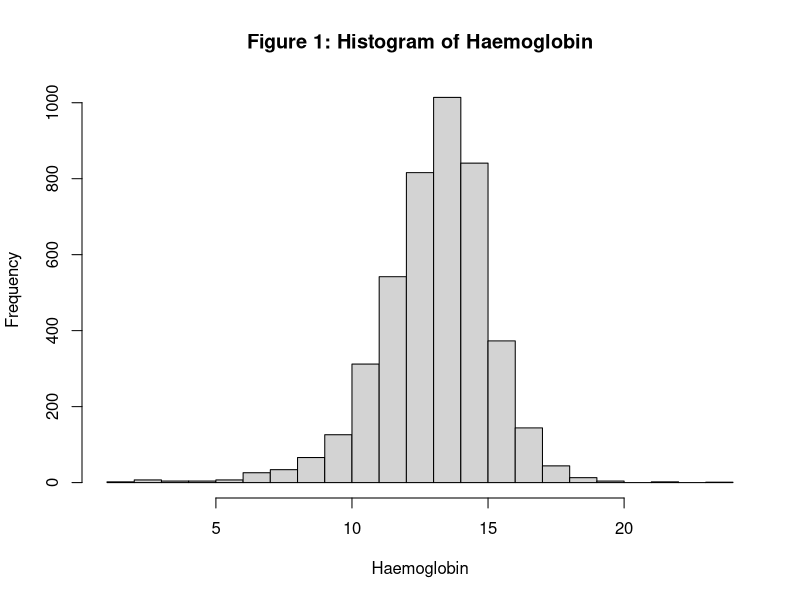
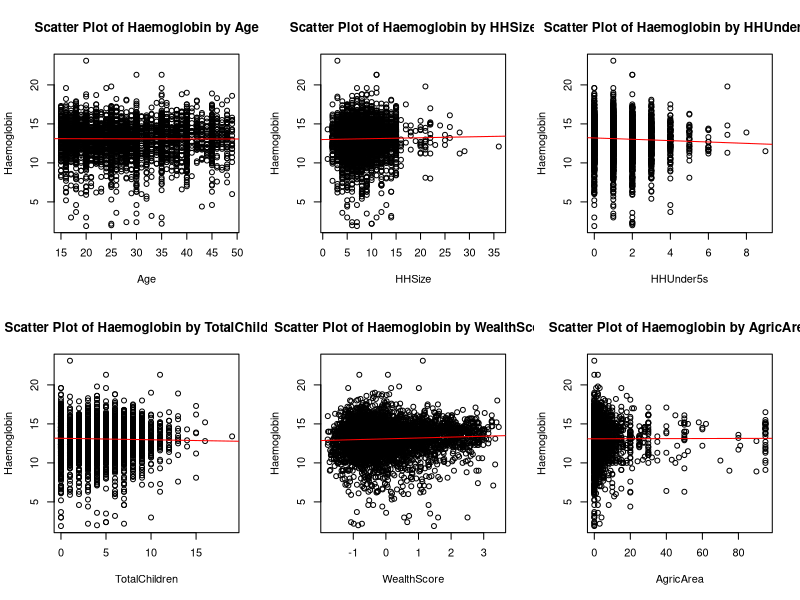
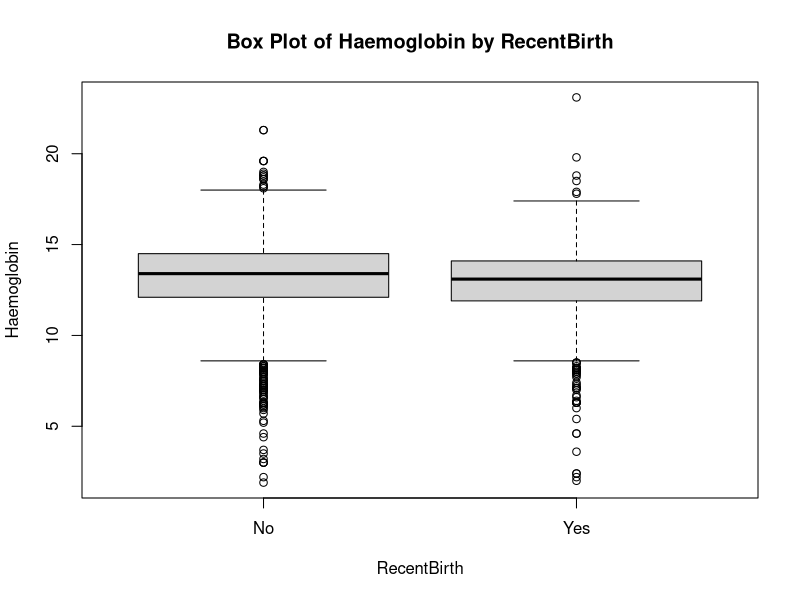
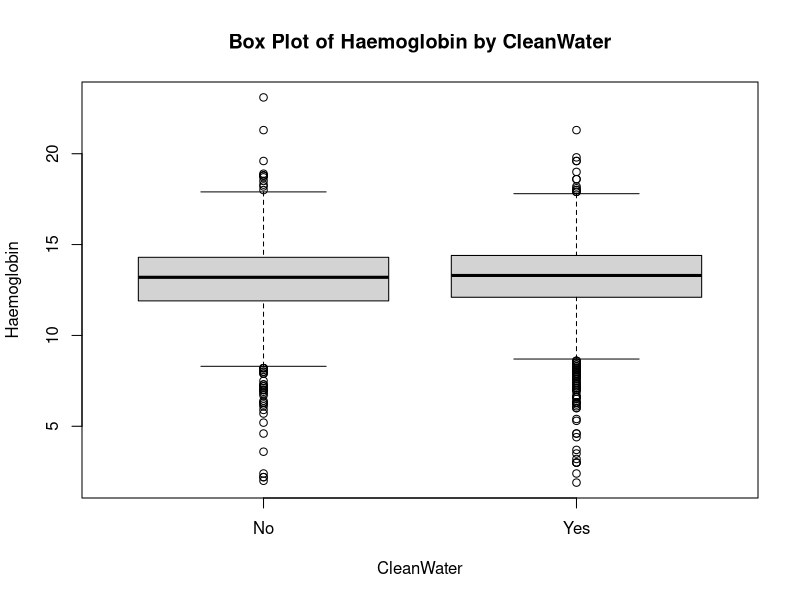
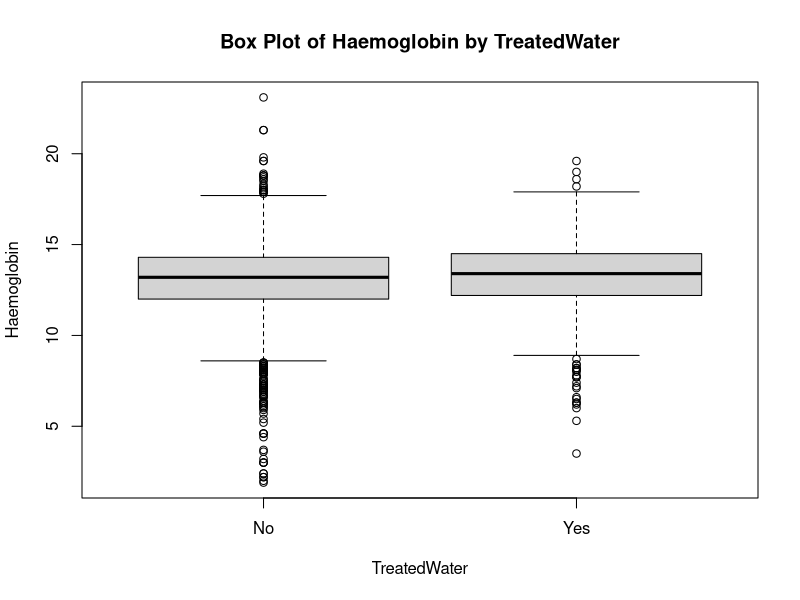
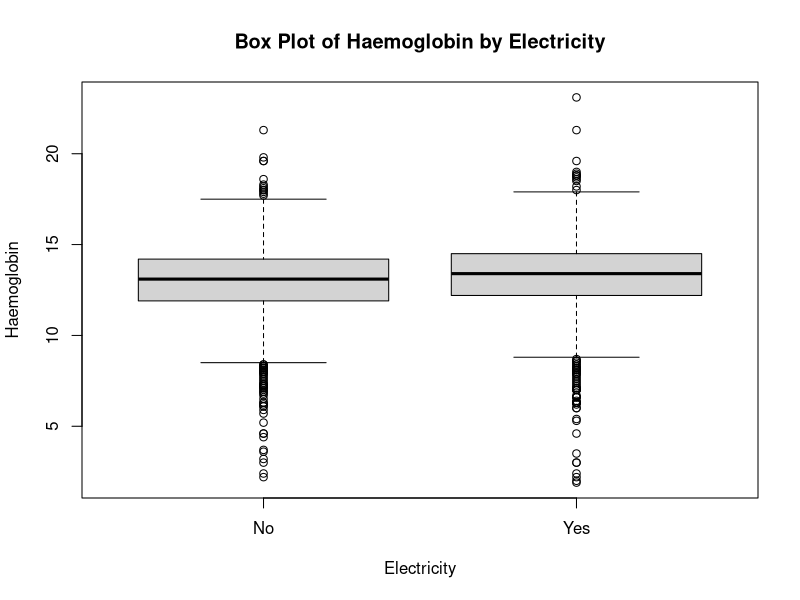
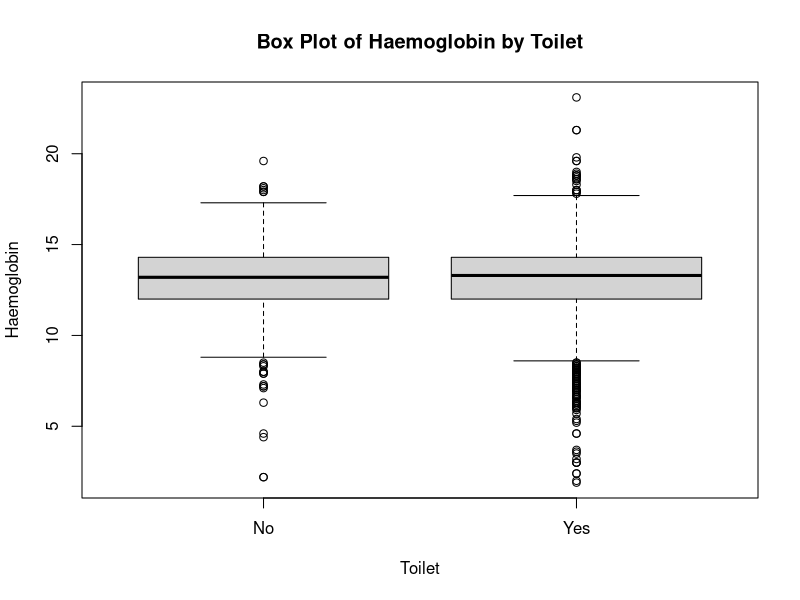
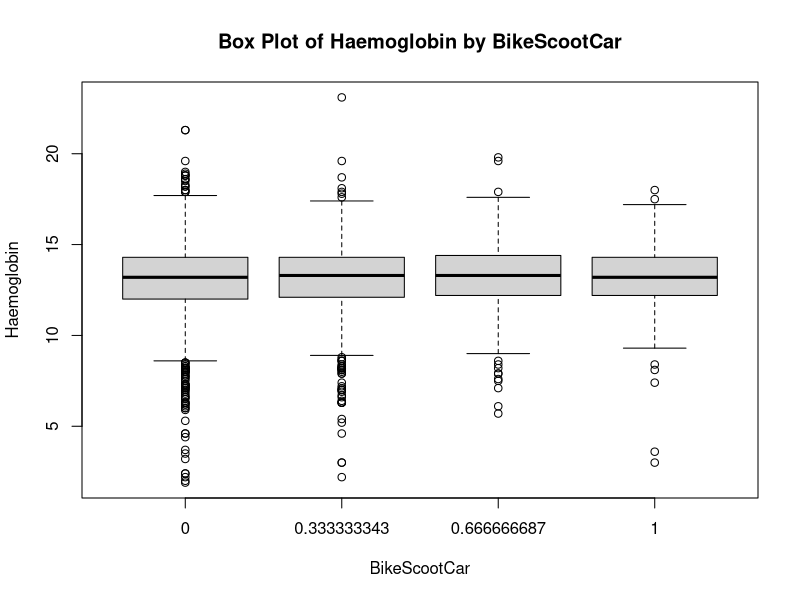

R code for these plots, in order:
##########################################################################
#     Exploratory Data Analysis     
##########################################################################

# Load the ggplot2 library for data visualization
library(ggplot2)

# Input the data from the AnemiaData.csv file
anemia_data <- read.csv("AnemiaData.csv")

# Separate the data into training data (with non-missing Haemoglobin values) 
# and testing data (with missing Haemoglobin values)
train <- anemia_data[anemia_data$Haemoglobin != -1, ]
test <- anemia_data[anemia_data$Haemoglobin == -1, ]

# Display the first few rows of the anemia_data dataframe
head(anemia_data)

###USED IN REPORT###
## distribution of Haemoglobin which make us choose linear regression
hist(train$Haemoglobin,
     main = "Figure 1: Histogram of Haemoglobin",
     xlab = "Haemoglobin",
     ylab = "Frequency",
     breaks = 30)
dev.copy(png,"Haemoglobin_distribution.png",width=8*72,height=6*72)
dev.off()


continuous_variables <- c("Age", "HHSize", "HHUnder5s", 
                          "TotalChildren", "WealthScore", "AgricArea")
discrete_variables <- c("RecentBirth", "CleanWater", "TreatedWater", 
                           "Electricity", "Toilet", "BikeScootCar", "AnimCart",
                           "AgricLandOwn", "Cows", "Horses", "Goats", "Sheep", 
                           "Chickens", "Rural", "Province","Pregnant", "Education",
                           "Region", "Ethnicity")


# Continuous variables plot
par(mfrow = c(2, 3))  # Set up the layout for plots: 2 rows, 3 columns

# Function to plot continuous variables 
plot_continuous <- function(variable_name){
  # Extract columns
  x <- train[[variable_name]]
  y <- train$Haemoglobin
  # Plot the scatter plot
  plot(x, y, main = paste("Scatter Plot of Haemoglobin by", variable_name),
       xlab = variable_name, ylab = "Haemoglobin")
  # Add linear fit
  abline(lm(y ~ x), col = "red")
}

# Plot each scatter plot for continuous variables
for (variable_name in continuous_variables) {
  plot_continuous(variable_name)
}

# Discrete variables boxplot
plot_discrete <- function(variable_name){
  # Extract columns
  x <- train[[variable_name]]
  y <- train$Haemoglobin
  # Plot the box plot
  boxplot(y ~ x, main = paste("Box Plot of Haemoglobin by", variable_name),
          xlab = variable_name, ylab = "Haemoglobin")
}
par(mfrow = c(1, 1)) 
# Plot box plots for each discrete variable
plot_discrete("RecentBirth")
plot_discrete("CleanWater")
plot_discrete("TreatedWater")
plot_discrete("Electricity")
plot_discrete("Toilet")
plot_discrete("BikeScootCar")
plot_discrete("AnimCart")
plot_discrete("AgricLandOwn")
plot_discrete("Cows")
plot_discrete("Horses")
plot_discrete("Goats")
plot_discrete("Sheep")
plot_discrete("Chickens")
plot_discrete("Rural")
plot_discrete("Province")
plot_discrete("Pregnant")
plot_discrete("Education")
plot_discrete("Region")
plot_discrete("Ethnicity")

###USED IN REPORT###
#boxplot for correlation between HHUnder5s and RecentBirth
ggplot(train, aes(x = RecentBirth, y = HHUnder5s)) +
  geom_boxplot()  +
  labs(x = "RecentBirth", y = "HHUnder5s") +
  ggtitle("Figure 2: Boxplot of HHUnder5s by RecentBirth")
dev.copy(png,"HHUnder5s_RecentBirth.png",width=8*72,height=6*72)
dev.off()

# function to create boxplot for interaction between two discrete variables
plot_interaction_two_discrete <- function(x_variable, y_variable, figure) {
  # Create the interaction variable
  interaction_var <- interaction(train[[x_variable]], train[[y_variable]])
  
  # Add the interaction variable to the data frame
  train$interaction_var <- interaction_var
  
  # Use ggplot to plot the boxplot
  ggplot(data = train, aes(x = interaction_var, y = Haemoglobin)) +
    geom_boxplot() +
    labs(x = paste(x_variable, "*", y_variable), y = "Haemoglobin") +
    ggtitle(paste('Figure ',figure,': ', "Interaction between", x_variable, "and", y_variable))
}


###USED IN REPORT###
# boxplot for interaction between Pregnant and RecentBirth
plot_interaction_two_discrete("Pregnant", "RecentBirth", 3)
dev.copy(png,"Pregnant_RecentBirth_interaction.png",width=8*72,height=6*72)
dev.off()

###USED IN REPORT###
# boxplot for interaction between Ethnicity and Pregnant
plot_interaction_two_discrete("Ethnicity","Pregnant", 4)
dev.copy(png,"Ethnicity_Pregnant_interaction.png",width=8*72,height=6*72)
dev.off()

###USED IN REPORT###
# boxplot for interaction between Electricity and Toilet
plot_interaction_two_discrete("Electricity","Toilet", 5)
dev.copy(png,"Electricity_Toilt_interaction.png",width=8*72,height=6*72)
dev.off()

###USED IN REPORT###
#CHierarchical clustering for Province

NumVars <- c('Age','WealthScore','AgricArea','TotalChildren','HHUnder5s','HHSize')

# Current height for cutting the tree
curr_h <- 4.8

# Compute summaries (mean and standard deviation) of numeric variables by Province
Summaries <- aggregate(train[,NumVars],
                       by=list(train$Province),
                       FUN=function(x) {c(Mean=mean(x), SD=sd(x))}) 

# Extract Province names
a <- Summaries[,1]

# Standardize the summaries
Summaries <- scale(Summaries[,-1])

# Compute distances between Province groups
Distances <- dist(Summaries)

# Perform hierarchical clustering
ClusTree <- hclust(Distances, method="complete")

# Plot the dendrogram
plot(ClusTree, xlab="Province group", ylab="Separation", main='Figure 6: Cluster Dendrogram')
abline(h=curr_h, col="red", lty=2)
dev.copy(png,"clustering_Province.png",width=8*72,height=6*72)
dev.off()

# Assign new group labels based on the dendrogram cut height
rownames(Summaries) <- a
NewGroups <- paste("ProvGrp", cutree(ClusTree, h=curr_h), sep="")

# Create a dataframe containing Province names and corresponding group labels
group_data <- data.frame(Province = rownames(Summaries), ProvGroup = NewGroups)

# Merge the group data into the original dataset, matching based on Province names
train <- merge(train, group_data, by = "Province", all.x = TRUE)

# Check the merged dataset
head(train)

# Tabulate the distribution of Province groups
table(rownames(Summaries), NewGroups)

# Boxplot
ggplot(train, aes(x = ProvGroup, y = Haemoglobin)) +
  geom_boxplot()  +
  labs(x = "ProvGroup", y = "Haemoglobin") +
  ggtitle("Boxplot of Haemoglobin by ProvGroup")




#PCA for HHSize, HHUnder5s, WealthScore, AgricArea, and TotalChildren

pc <- prcomp(train[,c('TotalChildren','HHUnder5s','HHSize','AgricArea','WealthScore')], scale. = TRUE)

# Summarize the PCA results
summary(pc)

par(mfrow=c(1,3))

# Biplot showing PC1 vs PC2
biplot(pc, col=c("skyblue3","darkred"), xlabs = rownames(train), cex=c(0.75,1), lwd=2, xlim = c(-0.08, 0.04))

# Biplot showing PC1 vs PC3
biplot(pc, col=c("skyblue3","darkred"), choices = c(1,3), xlabs = rownames(train), cex=c(0.75,1), lwd=2, xlim = c(-0.08, 0.04))

# Biplot showing PC3 vs PC2
biplot(pc, col=c("skyblue3","darkred"), choices = c(3,2), xlabs = rownames(train), cex=c(0.75,1), lwd=2, xlim = c(-0.16, 0.06))

par(mfrow = c(1, 1))
# Plot showing the variances of the Principal Components
plot(pc, main="Variances of PCs for Haemoglobin data")

# Extract PC components and add them to the dataset
pc_components <- predict(pc)[, 1:3]
colnames(pc_components) <- c("PC1", "PC2", "PC3")
train <- cbind(train, pc_components)



###USED IN REPORT###
#scatter plot for interaction between HHUnder5s and TreatedWater
ggplot(train, mapping = aes(x=HHUnder5s, y = Haemoglobin, color = TreatedWater)) +
  stat_smooth(method = "lm", se = FALSE) +
  geom_point(size = 1, alpha = 1) +
  labs(x = "HHUnder5s",
       y = "Haemoglobin") +
  ggtitle("Figure 7: Interaction between HHUnder5s and TreatedWater") +
  theme(plot.title = element_text(hjust = 0.5))
dev.copy(png,"HHUnder5s_TreatedWater_interaction.png",width=8*72,height=6*72)
dev.off()

###USED IN REPORT###
# boxplot for interaction between HHEducation and Rural
plot_interaction_two_discrete("HHEducation","Rural", 8)
dev.copy(png,"HHUnder5s_ Rural_interaction.png",width=8*72,height=6*72)
dev.off()


##########################################################################
#     Model Building
##########################################################################

# First linear model with Province and other variables
model1 <- lm(formula = Haemoglobin ~ Province + RecentBirth * Pregnant  + 
               WealthScore  + Sheep + TotalChildren  + Age + 
               Ethnicity * Pregnant + Electricity*Toilet + 
               HHUnder5s * TreatedWater + Rural * HHEducation,  data = train)

# Print summary and AIC of model1
summary(model1)
AIC(model1)

# Set up the layout for plots: 2 rows, 2 columns
par(mfrow = c(2, 2))

# Plot diagnostics for model1
plot(model1, which = c(1, 2, 3, 4))

# Save the plot as a PNG file
dev.copy(png, "model1_plot.png", width = 8 * 72, height = 6 * 72)
dev.off()

# Linear model with Region, and interaction between Region and Ethnicity and other variables 
model2 <- lm(formula = Haemoglobin ~ Region * Ethnicity + RecentBirth * Pregnant + 
               WealthScore  + Sheep + TotalChildren  + Age + 
               Ethnicity * Pregnant + Electricity * Toilet + 
               HHUnder5s * TreatedWater + Rural * HHEducation,  data = train)

# Print summary and AIC of model2
summary(model2)
AIC(model2)

# Linear model with clustering Province, and interaction between clustering Province and Ethnicity and other variables 
model3 <- lm(formula = Haemoglobin ~ ProvGroup * Ethnicity + RecentBirth * Pregnant + 
               WealthScore  + Sheep + TotalChildren  + Age + 
               Ethnicity * Pregnant + Electricity * Toilet + 
               HHUnder5s * TreatedWater + Rural * HHEducation,  data = train)

# Print summary and AIC of model3
summary(model3)
AIC(model3)

# Move Toilet and Electricity * Toilet in model1
model4 <- lm(formula = Haemoglobin ~ Province + RecentBirth * Pregnant  + 
               WealthScore  + Sheep + TotalChildren + Age + 
               Ethnicity * Pregnant + Electricity + 
               HHUnder5s * TreatedWater + Rural * HHEducation,  data = train)

# Print summary, AIC, and compare with model1
summary(model4)
AIC(model4)
anova(model1, model4)

# Move RecentBirth * Pregnant in model4
model5 <- lm(formula = Haemoglobin ~ Province +
               WealthScore  + Sheep + TotalChildren + Age + 
               Ethnicity * Pregnant + Electricity + 
               HHUnder5s * TreatedWater + Rural * HHEducation,  data = train)

# Print summary, AIC, and compare with model4
summary(model5)
AIC(model5)
anova(model4, model5)

# Remove RecentBirth * Pregnant in model6
model6 <- lm(formula = Haemoglobin ~ Province + RecentBirth * Pregnant  + 
               TotalChildren + 
               Ethnicity * Pregnant + Electricity + 
               HHUnder5s * TreatedWater + Rural * HHEducation,  data = train)

# Plot diagnostics for model6
plot(model6, which = c(1, 2, 3, 4))

# Save the plot as a PNG file
dev.copy(png, "model6_plot.png", width = 8 * 72, height = 6 * 72)
dev.off()

#fitted plot
par(mfrow=c(1,1))
fitted_values = fitted(model5)
plot(x=fitted_values,y= train$Haemoglobin,xlab='Fitted values',ylab = 'Observed values', 
     main = "Figure 11: Scatter plot of Observed values against Fitted values", abline(a=0,b=1,col='red'), 
     col = rgb(0, 0, 0, alpha = 0.3), pch = 16)
dev.copy(png, "fitted_plot.png", width = 8 * 72, height = 6 * 72)
dev.off()

##########################################################################
#     PREDICTION   
##########################################################################

# do the prediction
output <- predict(model6, newdata = test, se.fit = TRUE)
se <- output$se.fit
var <- se ^ 2

# Calculate residual variance
residual_variance <- summary(model6)$sigma^2 

# Calculate total prediction error variance
total_pred_error_variance <- residual_variance + var

# Calculate standard deviation of prediction error
sd_pred_error <- sqrt(total_pred_error_variance)

# Create output data frame and write output data to fil
output_data <- data.frame(ID = test$ID, Prediction = output$fit, 
                          Standard_Error = sd_pred_error)
write.table(output_data, "ICA2_Group89_pred.dat", sep = " ", row.names = FALSE, col.names = FALSE, quote = FALSE)
##########################################################################

